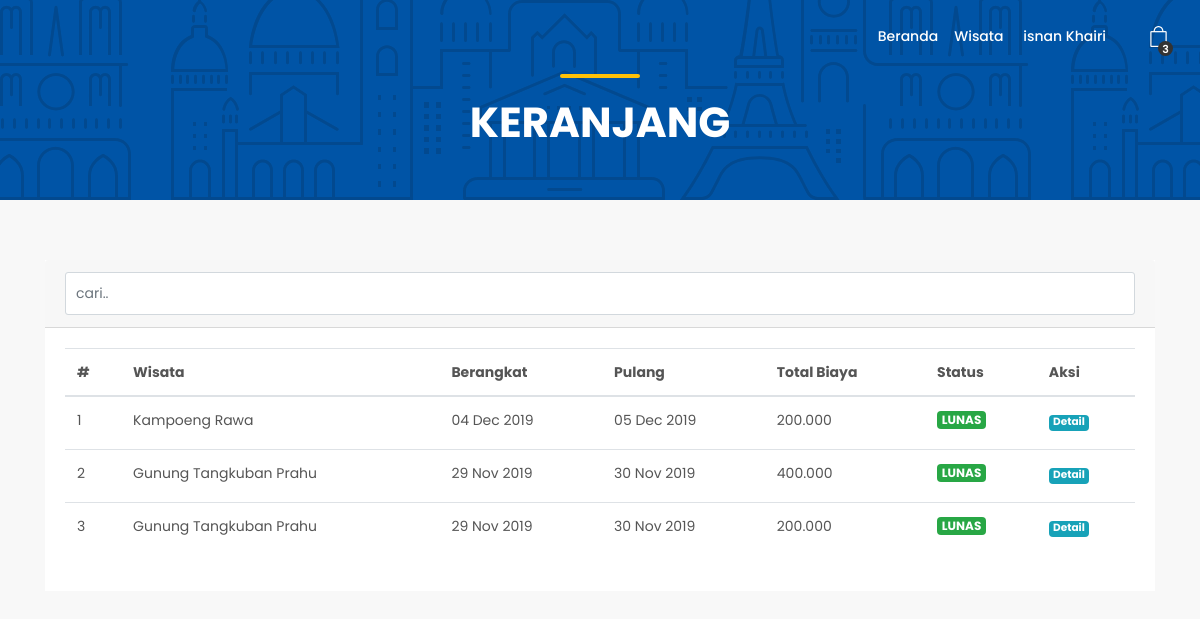
Page /views/wisata/keranjang (signed in) on the committed database.
### tables this page shows
CREATE TABLE `user` (
  `id` int(11) NOT NULL,
  `nama` varchar(280) NOT NULL,
  `email` varchar(50) NOT NULL,
  `password` varchar(280) NOT NULL,
  `no_telp` varchar(13) NOT NULL,
  `id_role` int(11) NOT NULL,
  `gambar` text NOT NULL,
  `date_created` timestamp NULL DEFAULT NULL,
  `date_updated` timestamp NOT NULL DEFAULT '0000-00-00 00:00:00'
);

CREATE TABLE `pemesanan` (
  `id_pemesanan` varchar(20) NOT NULL,
  `id_user` int(11) NOT NULL,
  `id_wisata` char(8) NOT NULL,
  `tanggal_pemesanan` timestamp NOT NULL DEFAULT current_timestamp() ON UPDATE current_timestamp(),
  `tanggal_berangkat` date NOT NULL,
  `tanggal_pulang` date NOT NULL,
  `metode_pembayaran` varchar(250) NOT NULL,
  `total` int(11) NOT NULL,
  `status_wisata` varchar(20) NOT NULL
);

CREATE TABLE `detail_wisata` (
  `id_wisata` char(8) NOT NULL,
  `nama_wisata` varchar(100) NOT NULL,
  `lokasi_wisata` text NOT NULL,
  `deskripsi_wisata` text NOT NULL,
  `gambar_wisata` text NOT NULL,
  `rating_wisata` float NOT NULL,
  `harga_wisata` int(255) NOT NULL
);

### app/koneksi.php (called while the page is built, shortened)
<?php
$konek = mysqli_connect('localhost','root','root','db_AgenWisata');
function query($query){
    global $konek;
    $hasilQuery     = mysqli_query($konek, $query);
    $data           = [];
    while($row      = mysqli_fetch_assoc($hasilQuery)) {
        $data[]     = $row;
    }
    return $data;
}

### views/wisata/keranjang.php (the view, shortened to what this page needs)
<?php
	require_once "../_partials/head.php";
	$id			= $_SESSION['id'];
	$pemesanan	= query("SELECT * FROM pemesanan a INNER JOIN detail_wisata b ON a.id_wisata=b.id_wisata WHERE a.id_user = '$id' ");
?>
		<div class="hero_in cart_section" style="height: 200px;">
            <div class="wrapper">
                    <div class="container">
                        <h1 class="fadeInUp"><span></span>Keranjang</h1>
                    </div>
            </div>
		</div>
    	<div class=" mt">
			<div class="container margin_60_35" style="transform: none;">
				<div class="row" style="transform: none;">
					<div class="col">
						<div class="card">
							<div class="card-header">
								<div class="row">
									<div class="col">
										<input type="text" id="keyword" placeholder="cari.." autocomplete="off" class="form-control form-control-sm">
									</div>
								</div>
							</div>
							<div class="card-body">
								<table class="table table-hover">
									<thead>
										<tr>
											<th>#</th>
											<th>Wisata</th>
											<th>Berangkat</th>
											<th>Pulang</th>
											<th>Total Biaya</th>
											<th>Status</th>
											<th>Aksi</th>
										</tr>
									</thead>
									<tbody>
										<?php $i=1; foreach($pemesanan as $psn) : ?>
										<tr>
											<td><?= $i ?></td>
											<td><?= $psn['nama_wisata'] ?></td>
											<td><?= date('d M Y ',strtotime($psn['tanggal_berangkat']))?></td>
											<td><?= date('d M Y ',strtotime($psn['tanggal_pulang']))?></td>
											<td><?= number_format($psn['total'],'0','','.') ?></td>
											<td>
												<?php if($psn['status_wisata'] == "BELUM DIBAYAR") { ?>
													<h6><span class="badge badge-danger"><?= $psn['status_wisata']?></span></h6>
												<?php } else if($psn['status_wisata'] == "LUNAS") { ?>
													<h6><span class="badge badge-success"><?= $psn['status_wisata']?></span></h6>
												<?php } ?>
											</td>
											<td>
												<?php if($psn['status_wisata'] == "BELUM DIBAYAR") { ?>
													<a href="bayar?id_pemesanan=<?= $psn['id_pemesanan']?>&id_wisata=<?= $psn['id_wisata'] ?>" class="badge badge-success">Bayar</a>
												<?php } if($psn['status_wisata'] == "LUNAS") { ?>
													<a href="detail_pemesan?id_pemesanan=<?= $psn['id_pemesanan']?>&id_wisata=<?= $psn['id_wisata'] ?>" class="badge badge-info">Detail</a>
												<?php } ?>
											</td>
										</tr>
										<?php $i++; endforeach ?>
									</tbody>
								</table>
							</div>
						</div>
					</div>
				</div>
			</div>
		</div>

### views/_partials/head.php (shortened to what this page needs)
<?php
	$base_url	= "http://localhost/agen_wisata/views/";
	$url		= "http://localhost/agen_wisata/";
	require_once __DIR__.'/../../app/koneksi.php';
	$id_ses		= $_SESSION['id'];
	$user		= query("SELECT * FROM user WHERE id = '$id_ses'");
	$jmlh		= count(query("SELECT * FROM pemesanan WHERE id_user = '$id_ses'"));
?>
<!DOCTYPE html>
<html lang="en">
<head>
    <link href="<?= $url;?>vendor/css/bootstrap.min.css" rel="stylesheet">
    <link href="<?= $url;?>vendor/css/style.css" rel="stylesheet">
	<link href="<?= $url;?>vendor/css/animate.min.css" rel="stylesheet">
    <link href="<?= $url;?>vendor/css/custom.css" rel="stylesheet">
</head>
<body>
	<div id="page">
		<header class="header"> <?php if($_SESSION['role'] == '2'){ ?>
			<ul id="top_menu">
				<li><a href="<?= $base_url ?>wisata/keranjang" class="cart-menu-btn mx-auto" title="Pesanan"><?php if($jmlh != NULL){?><strong><?= $jmlh ?></strong><?php } ?></a></li>
			</ul>
			<?php } ?>
			<nav id="menu" class="main-menu"><ul><li><span><a href="<?= $base_url?>">Beranda</a></span></li><li><span><a href="<?= $base_url ?>wisata">Wisata</a></span></li>
					<?php if (isset($_SESSION['email'])) { if($_SESSION['role'] == '1'){ ?>
							<li class="mr-4"><span><a href=""><?= $user[0]['nama']?></a></span><ul><li><a href="<?= $base_url ?>admin/">Dasbor</a></li><li><a href="<?= $base_url?>logout">Logout</a></li></ul></li>
					<?php } else{ ?>
							<li class="mr-4"><span><a href=""><?= $user[0]['nama']?></a></span>
								<ul> <li><a href="<?= $base_url?>profil">Profil</a></li><li><a href="<?= $base_url?>ubah_profil">Ubah Profil</a></li> <li><a href="<?= $base_url?>logout">Logout</a></li></ul> </li>
					<?php }}else { ?>
							<li><a href="#sign-in-dialog" id="sign-in" class="btn btn-primary btn-sm mx-auto login" title="Sign In">Masuk</a></li>
					<?php } ?>
				</ul>
			</nav>
		</header>
		<main style="postition:relative; z-index:2;">

### rows in the picture
user: nama "isnan Khairi"
pemesanan: id_wisata.nama_wisata "Kampoeng Rawa", tanggal_berangkat "04 Dec 2019", tanggal_pulang "05 Dec 2019", total "200.000", status_wisata "LUNAS"
pemesanan: id_wisata.nama_wisata "Gunung Tangkuban Prahu", tanggal_berangkat "29 Nov 2019", tanggal_pulang "30 Nov 2019", total "400.000", status_wisata "LUNAS"
pemesanan: id_wisata.nama_wisata "Gunung Tangkuban Prahu", tanggal_berangkat "29 Nov 2019", tanggal_pulang "30 Nov 2019", total "200.000", status_wisata "LUNAS"

### other values in the picture
$jmlh "3"
